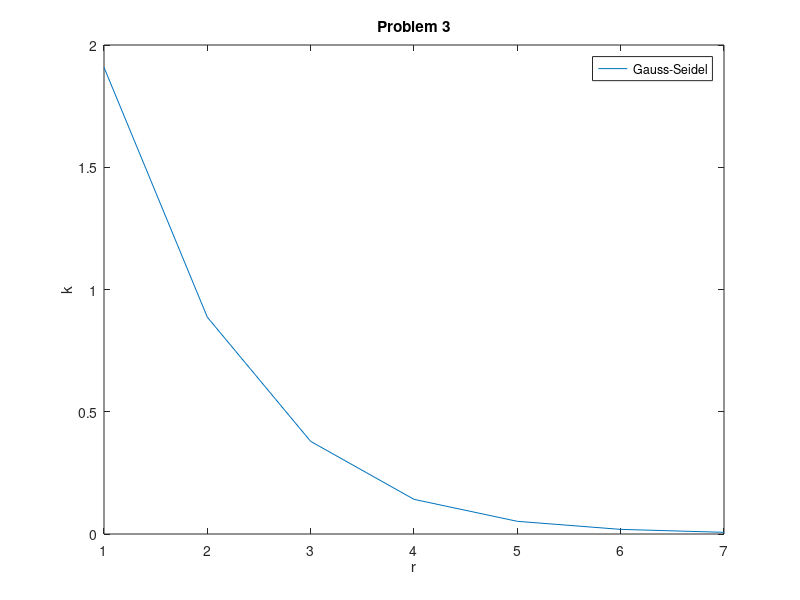

Write the MATLAB code that produced this figure.
L = [0,0,0,0,0,0;-1,0,0,0,0,0;0,-1,0,0,0,0;-1,0,0,0,0,0;0,-1,0,-1,0,0;0,0,-1,0,-1,0];
U = [0,-1,0,-1,0,0;0,0,-1,0,-1,0;0,0,0,0,0,-1;0,0,0,0,-1,0;0,0,0,0,0,-1;0,0,0,0,0,0];
D = [4,0,0,0,0,0;0,4,0,0,0,0;0,0,4,0,0,0;0,0,0,4,0,0;0,0,0,0,4,0;0,0,0,0,0,4];
A = L + D + U;
N = 1000;
r = 0.01;
b = transpose([2,1,2,2,1,2]);

%Gauss-Seidel
x = cell(N+1);
x{1} = transpose([0,0,0,0,0,0]);
k=1;
T = -inv(L+D)*U;
g = inv(L+D)*b;
norm = [];
while k <= N
    x{k+1} = T*x{k} + g;
    residualvector = b - A * x{k+1};
    norm(k) = sqrt(sum(residualvector.^2));
    if norm(k) <= r
        break;
    else
        k = k + 1;
    end
end
plot((1:k), norm, 'DisplayName','Gauss-Seidel')
hold on
legend
title('Problem 3')
xlabel('r')
ylabel('k')